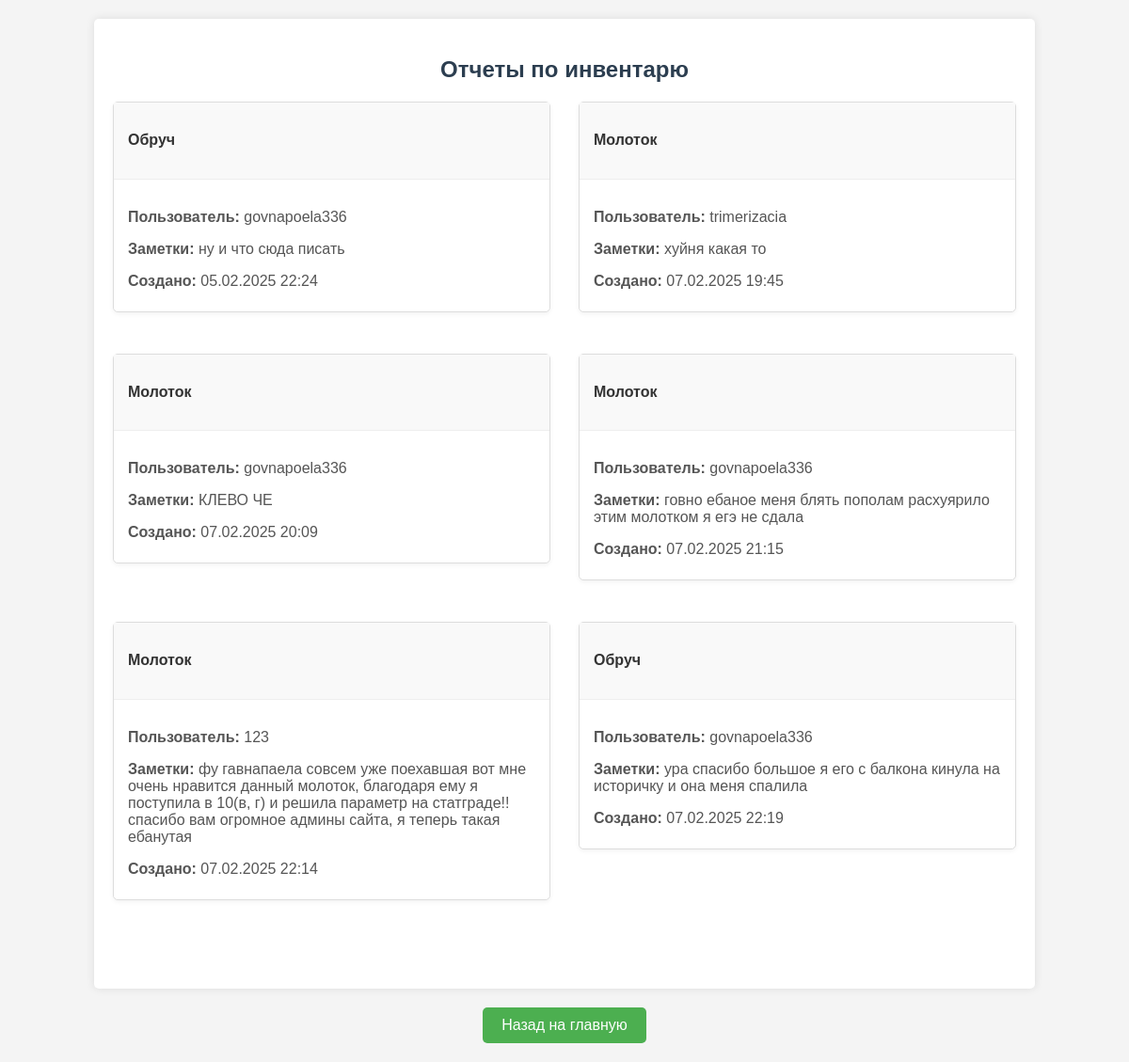
Page /inventory/reports/ (signed in) on the committed database.
### invpage/models.py (models this page shows, shortened)
class UsageReport(models.Model):
    user = models.ForeignKey(settings.AUTH_USER_MODEL, on_delete=models.CASCADE, verbose_name=_("Пользователь"), default=1)
    item = models.ForeignKey('InventoryItem', on_delete=models.CASCADE, verbose_name=_("Инвентарь"))
    notes = models.TextField(verbose_name=_("Заметки"))
    created_at = models.DateTimeField(auto_now_add=True)
    class Meta:
        verbose_name = _("отчет об использовании")
        verbose_name_plural = _("Отчеты об использовании")

class InventoryItem(models.Model):
    name = models.CharField(max_length=255, verbose_name=_("Название"))
    description = models.TextField(verbose_name=_("Описание"))
    status = models.CharField(max_length=50, default='Исправен', verbose_name=_("Статус"))
    item_id = models.AutoField(primary_key=True)
    quantity = models.PositiveIntegerField(default=0, verbose_name=_("Количество"))
    class Meta:
        verbose_name = _("предмет инвентаря")
        verbose_name_plural = _("Предметы инвентаря")

### main/models.py (models this page shows, shortened)
class UserRegistration(AbstractUser):
    username = models.CharField(max_length=150, unique=True)
    email = models.EmailField(unique=True)
    password = models.CharField(max_length=128)
    token_timestamp = models.DateTimeField(null=True, blank=True)
    USERNAME_FIELD = 'username'
    REQUIRED_FIELDS = ['email']
    last_login = models.DateTimeField(null=True, blank=True)

### invpage/views.py (the view)
# urls.py: path('reports/', reports_view, name='reports'),
@login_required
def reports_view(request):
    inventory_requests = InventoryRequest.objects.all()
    inventory_items = InventoryItem.objects.all()
    ownerships = Ownership.objects.all()
    purchase_plans = PurchasePlan.objects.all()
    usage_reports = UsageReport.objects.all()
    context = {
        'inventory_requests': inventory_requests,
        'inventory_items': inventory_items,
        'ownerships': ownerships,
        'purchase_plans': purchase_plans,
        'usage_reports': usage_reports,
    }
    return render(request, 'invpage/reports.html', context)

### invpage/templates/invpage/reports.html (shortened to what this page needs)
{% load static %}
<!DOCTYPE html>
<html lang="ru">
<head>
    <link rel="stylesheet" href="{% static 'invpage/css/reports.css' %}">
</head>
<body>
    <div class="container">
        <h2>Отчеты по инвентарю</h2>
        <section id="usage_reports">
            {% if usage_reports %}
                <div class="row">
                    {% for report in usage_reports %}
                        <div class="col-md-6 mb-4">
                            <div class="report-card">
                                <div class="card-header">
                                    <h4>{{ report.item.name }}</h4>
                                </div>
                                <div class="card-body">
                                    <p><strong>Пользователь:</strong> {{ report.user.username }}</p>
                                    <p><strong>Заметки:</strong> {{ report.notes }}</p>
                                    <p><strong>Создано:</strong> {{ report.created_at|date:"d.m.Y H:i" }}</p>
                                </div>
                            </div>
                        </div>
                    {% endfor %}
                </div>
            {% else %}
                <div class="alert-info">
                    Нет отчетов об использовании.
                </div>
            {% endif %}
        </section>
    </div>
    <div class="button-container">
        <a href="{% url 'index' %}">Назад на главную</a>
    </div>
</body>
</html>

### invpage/static/invpage/css/reports.css (style rules this page uses)
body { font-family: Arial, sans-serif; margin: 0; padding: 0; background-color: #f4f4f4; }
.container { width: 80%; margin: 20px auto; padding: 20px; background-color: #fff; box-shadow: 0 0 10px rgba(0, 0, 0, 0.1); border-radius: 5px; }
h2 { text-align: center; margin: 20px 0; font-size: 24px; color: #2c3e50; }
section { margin-bottom: 30px; }
.row { display: flex; flex-wrap: wrap; margin-right: -15px; margin-left: -15px; }
.col-md-6 { flex: 0 0 50%; max-width: 50%; padding-right: 15px; padding-left: 15px; box-sizing: border-box; }
.mb-4 { margin-bottom: 1.5rem !important; }
.report-card { border: 1px solid #ddd; border-radius: 5px; margin-bottom: 20px; box-shadow: 0 2px 5px rgba(0, 0, 0, 0.05); }
.card-header { background-color: #f9f9f9; padding: 10px 15px; border-bottom: 1px solid #eee; font-weight: bold; color: #333; }
.card-body { padding: 15px; }
.card-body p { margin-bottom: 8px; color: #555; }
.button-container { text-align: center; margin-top: 20px; margin-bottom: 20px; }
.button-container a { display: inline-block; padding: 10px 20px; background-color: #4CAF50; color: white; text-decoration: none; border-radius: 5px; transition: background-color 0.3s; }

### rows in the picture
UsageReport: item.name "Обруч", user.username "govnapoela336", notes "ну и что сюда писать", created_at "05.02.2025 22:24"
UsageReport: item.name "Молоток", user.username "trimerizacia", notes "хуйня какая то", created_at "07.02.2025 19:45"
UsageReport: item.name "Молоток", user.username "govnapoela336", notes "КЛЕВО ЧЕ", created_at "07.02.2025 20:09"
UsageReport: item.name "Молоток", user.username "govnapoela336", notes "говно ебаное меня блять пополам расхуярило этим молотком я егэ не сдала", created_at "07.02.2025 21:15"
UsageReport: item.name "Молоток", user.username "123", notes "фу гавнапаела совсем уже поехавшая вот мне очень нравится данный молоток, благодаря ему я поступила в 10(в, г) и решила параметр на статграде!! спасибо вам огромное админы сайта, я теперь такая ебанутая", created_at "07.02.2025 22:14"
UsageReport: item.name "Обруч", user.username "govnapoela336", notes "ура спасибо большое я его с балкона кинула на историчку и она меня спалила", created_at "07.02.2025 22:19"
